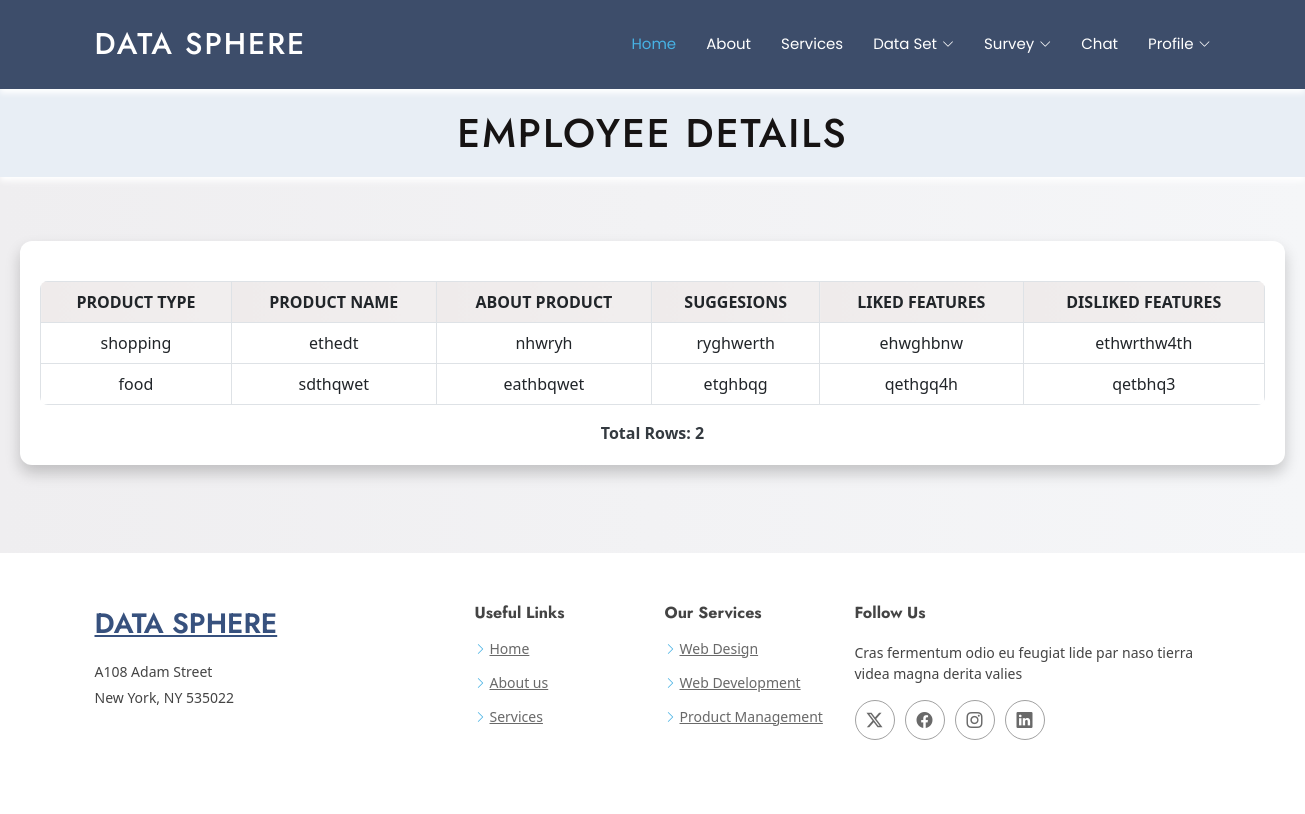
The page /buss_openion_preview/ on the database its author committed.
### Dataapp/models.py (models this page shows)
class ProductOpinion(models.Model):
    product_type = models.CharField(max_length=100)
    product_name = models.CharField(max_length=100)
    about_product = models.TextField()
    suggesions = models.TextField()
    liked_features = models.TextField(blank=True, null=True)
    disliked_features = models.TextField(blank=True, null=True)
    login = models.ForeignKey(User, on_delete=models.CASCADE)
    submitted_on = models.DateTimeField(auto_now_add=True)

### Dataapp/views.py (the view)
# urls.py: path('buss_openion_preview/', views.buss_openion_preview, name='buss_openion_preview'),
def buss_openion_preview(request):
    users = ProductOpinion.objects.all()
    total_rows = users.count()  # Calculate the total number of rows
    return render(request, 'bussiness/buss_openion_preview.html', {'users': users, 'total_rows': total_rows})

### Dataapp/templates/bussiness/buss_openion_preview.html (shortened to what this page needs)
{% extends "bussiness/header.html" %}
{% load static %}
{% block content %}
<!DOCTYPE html>
<html lang="en">
<head>
    <link href="https://cdn.jsdelivr.net/npm/bootstrap@5.3.0/dist/css/bootstrap.min.css" rel="stylesheet">
</head>
<body>
    <header>
        <h1>Employee Details</h1>
    </header>
    <main>
        <br>
        <div class="table-container">
            <table class="table table-bordered table-hover">
                <thead>
                    <tr>
                        <th class="text-center">Product type</th>
                        <th class="text-center">Product name </th>
                        <th class="text-center">About Product</th>
                        <th class="text-center">Suggesions</th>
                        <th class="text-center">Liked Features</th>
                        <th class="text-center">Disliked Features</th>
                    </tr>
                </thead>
                <tbody>
                    {% for user in users|slice:":10" %}
                    <tr>
                        <td>{{ user.product_type}}</td>
                        <td>{{ user.product_name}}</td>
                        <td>{{ user.about_product}}</td>
                        <td>{{ user.suggesions}}</td>
                        <td>{{ user.liked_features}}</td>
                        <td>{{ user.disliked_features}}</td>
                    </tr>
                    {% endfor %}
                </tbody>
            </table>
            <div class="text-center mt-3">
                <strong>Total Rows: {{ total_rows }}</strong>
            </div>
        </div>
    </main>
</body>
</html>
<br><br>
{% endblock %}

### Dataapp/static/user/assets/css/main.css (style rules this page uses)
:root { --default-font: "Open Sans", system-ui, -apple-system, "Segoe UI", Roboto, "Helvetica Neue", Arial, "Noto Sans", "Liberation Sans", sans-serif, "Apple Color Emoji", "Segoe UI Emoji", "Segoe UI Symbol", "Noto Color Emoji"; --heading-font: "Jost", sans-serif; --nav-font: "Poppins", sans-serif; }
:root { --background-color: #ffffff; --default-color: #444444; --heading-color: #37517e; --accent-color: #47b2e4; --surface-color: #ffffff; --contrast-color: #ffffff; }
:root { --nav-color: #ffffff; --nav-hover-color: #47b2e4; --nav-mobile-background-color: #ffffff; --nav-dropdown-background-color: #ffffff; --nav-dropdown-color: #444444; --nav-dropdown-hover-color: #47b2e4; }
:root { scroll-behavior: smooth; }
body { color: var(--default-color); background-color: var(--background-color); font-family: var(--default-font); }
h1, h2, h3, h4, h5, h6 { color: var(--heading-color); font-family: var(--heading-font); }

### Dataapp/templates/bussiness/buss_openion_preview.html (style rules this page uses)
body { font-family: 'Segoe UI', Tahoma, Geneva, Verdana, sans-serif; margin: 0; padding: 0; background: linear-gradient(to right, #efeef0, #f5f6f8); color: #343a40; }
header { background-color: #e8eef5; color: rgb(22, 19, 19); padding: 20px; text-align: center; box-shadow: 0 4px 6px rgb(255, 255, 255); }
header h1 { margin: 0; font-size: 2.5rem; text-transform: uppercase; letter-spacing: 2px; }
main { padding: 20px; }
.table-container { margin: 20px auto; padding: 20px; background: white; border-radius: 12px; box-shadow: 0 8px 15px rgba(0, 0, 0, 0.2); }
table { width: 100%; border-collapse: collapse; margin: 20px 0; background-color: white; border-radius: 8px; overflow: hidden; }
table th, table td { padding: 15px; text-align: center; font-size: 1rem; color: white; }
table th { background: linear-gradient(to right, #efebeb, #f1eeee); color: white; font-weight: bold; text-transform: uppercase; }
table tr:nth-child(even) { background-color: #f9f9f9; }

### rows shown on the page
ProductOpinion: product_type "shopping", product_name "ethedt", about_product "nhwryh", suggesions "ryghwerth", liked_features "ehwghbnw", disliked_features "ethwrthw4th"
ProductOpinion: product_type "food", product_name "sdthqwet", about_product "eathbqwet", suggesions "etghbqg", liked_features "qethgq4h", disliked_features "qetbhq3"

### other values the page prints
{{ total_rows }} "2"
